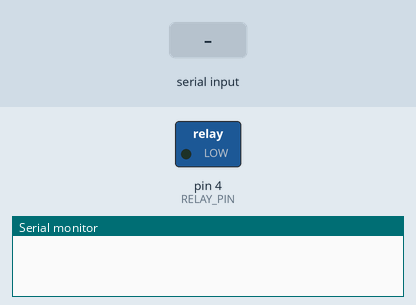
Recording of a sketch running on a simulated Arduino Uno, built with avr-gcc and run on an emulated ATmega328P. Shown: switched loads named in the sketch (green lamp = pin HIGH), the last lines printed to the serial monitor. Inputs (shaded band) come from the test bench.

Above: at 1.3 s.
1.4 s: "3\n" received over Serial
At 2.5 s:
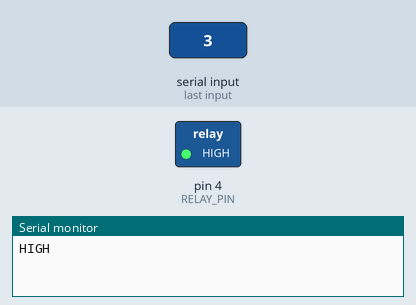
2.9 s: "4\n" received over Serial
At 3.6 s:
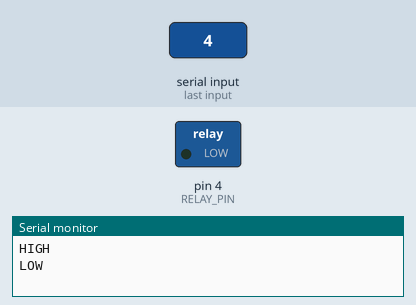
Timing chart, 0 to 5.9 s (numbered marks = the images above; inputs shaded):
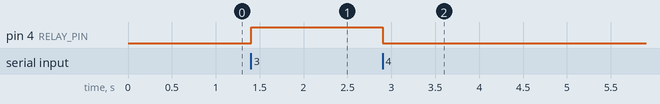

Measured:
- after the input at 1.4 s, pin 4 (RELAY_PIN): LOW → HIGH at once
- after the input at 2.9 s, pin 4 (RELAY_PIN): HIGH → LOW at once

The sketch:

relay.ino
```cpp
const int RELAY_PIN = 4;
int x;
void setup() {

  Serial.begin(115200);
  pinMode(RELAY_PIN, OUTPUT);
  Serial.setTimeout(1);
  delay(100);
}

//Main loop
void loop() {
  x = Serial.readString().toInt();
  Serial.flush();
  if (x == 3) {
    digitalWrite(RELAY_PIN, HIGH);//ON
    Serial.write("HIGH\n");
  }
  if (x == 4){
    digitalWrite(RELAY_PIN, LOW);//OFF
    Serial.write("LOW\n");
  }
 }
```
